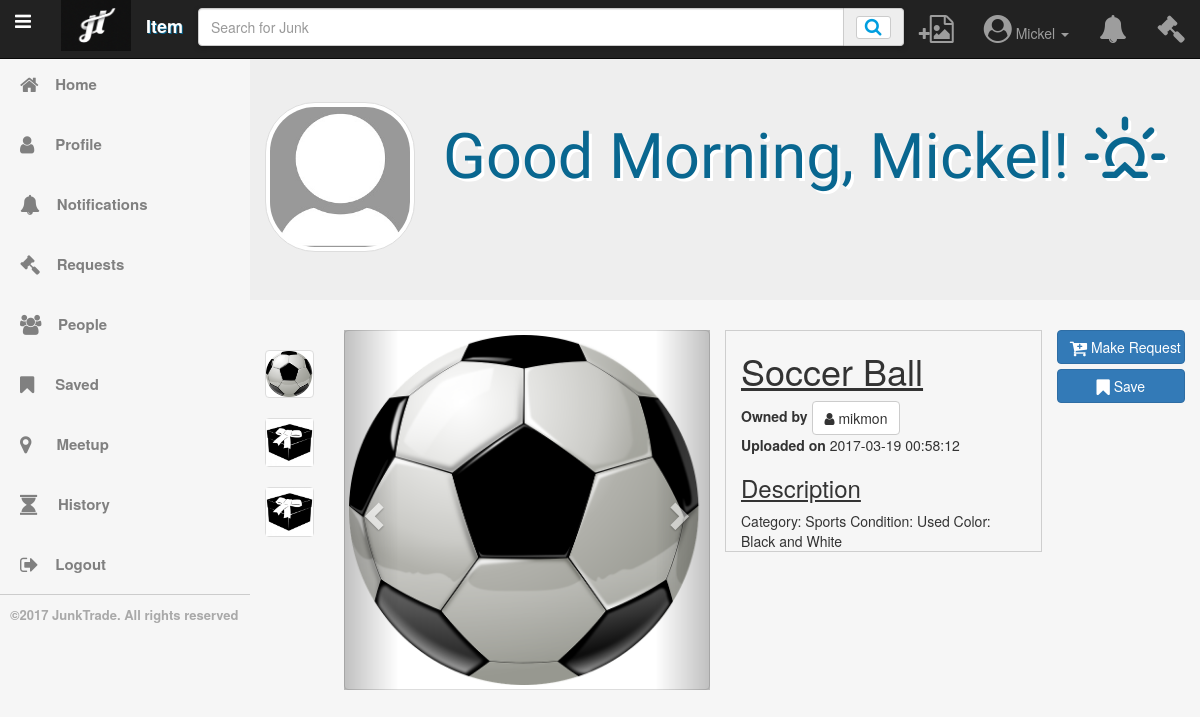
Screenshot of /templates/item.php?item=5 (signed in) with the database file from the repository.
### tables this page shows
CREATE TABLE `users` (
  `id` int(11) NOT NULL,
  `username` varchar(30) NOT NULL,
  `firstname` varchar(50) NOT NULL,
  `lastname` varchar(50) NOT NULL,
  `email` varchar(100) NOT NULL,
  `telephone` varchar(12) NOT NULL,
  `password` varchar(100) NOT NULL,
  `sQuestion` varchar(100) NOT NULL,
  `sAnswer` varchar(100) NOT NULL,
  `profilepicture` varchar(1000) DEFAULT '../img/defaultPP.jpg'
);

CREATE TABLE `items` (
  `itemid` int(11) NOT NULL,
  `itemname` varchar(50) NOT NULL,
  `itemdescription` varchar(500) NOT NULL,
  `picture` varchar(1000) NOT NULL,
  `picture2` varchar(1000) NOT NULL,
  `picture3` varchar(1000) NOT NULL,
  `uploaddate` datetime NOT NULL DEFAULT CURRENT_TIMESTAMP,
  `userid` int(11) NOT NULL,
  `views` int(11) NOT NULL DEFAULT '0'
);

### templates/item.php (the view, shortened to what this page needs)
<?php
include "../lib.php";
include "base.php";
if(isset($_GET['item'])){
    $itemid = $_GET['item'];
	$itemDetails = getItem($itemid);
    $itemId = $itemDetails['itemid'];
	$username = getUsername($itemDetails['userid']);
    $savedItem = checkItemSaved($itemId);
    $itemRequest = getItemRequestForCurrentUser($itemId);
    $itemImages = getItemImages($itemid);
}
?>
<div class ="container-fluid">
  <div class="row">
  <?php
    echo "<div class='col-lg-1 col-md-1 col-sm-12 col-xs-12'>
            <div id='slider-thumbs'>
                <ul class='hide-bullets'>
                    <li>
                        <a class='thumbnail col-lg-12 col-md-12 col-sm-4 col-xs-4' id='carousel-selector-0'>
                            <img src=\"" . $itemImages['picture'] . "\">
                        </a>
                    </li>
                    <li>
                        <a class='thumbnail col-lg-12 col-md-12 col-sm-4 col-xs-4' id='carousel-selector-1'>
                            <img src=\"" . $itemImages['picture2'] . "\">
                        </a>
                    </li>
                    <li>
                        <a class='thumbnail col-lg-12 col-md-12 col-sm-4 col-xs-4' id='carousel-selector-2'>
                            <img src=\"" . $itemImages['picture3'] . "\">
                        </a>
                    </li>
                </ul>
           </div>
        </div>";
    echo "<div class='col-lg-5 col-md-5 col-sm-12 col-xs-12' id='slider'>
            <div class='row'>
                <div class='col-sm-12' id='carousel-bounding-box'>
                    <div class='carousel slide' id='myCarousel'>
                        <div class='carousel-inner'>
                            <div class='active item' data-slide-number='0'>
                                <img src=\"" . $itemImages['picture'] . "\"  style='width:100%;' class='img-responsive img-thumbnail mx-auto'>
                            </div>
                            <div class='item' data-slide-number='1'>
                                <img src=\"" . $itemImages['picture2'] . "\" style='width:100%;' class='img-responsive img-thumbnail mx-auto'>
                            </div>
                            <div class='item' data-slide-number='2'>
                                <img src=\"" . $itemImages['picture3'] . "\" style='width:100%;' class='img-responsive img-thumbnail mx-auto'>
                            </div>
                        </div>
                        <a class='left carousel-control' href='#myCarousel' role='button' data-slide='prev'>
                            <span class='glyphicon glyphicon-chevron-left'></span>
                        </a>
                        <a class='right carousel-control' href='#myCarousel' role='button' data-slide='next'>
                            <span class='glyphicon glyphicon-chevron-right'></span>
                        </a>
                    </div>
                </div>
            </div>
        </div>";
  	echo "<div class='col-lg-4 col-md-4 col-sm-12 col-xs-12' style='border:1px solid #cecece;'>
        <h1><u>" . $itemDetails['itemname'] . "</u></h1>
  			<strong> Owned by </strong> <button type='button' class='btn btn-default' onclick=\"viewTraderProfile(".$itemDetails['userid'].")\"><i class='fa fa-user' aria-hidden='true'></i> " . $username['username'] . "</button>
        <p> <strong> Uploaded on </strong>" . $itemDetails['uploaddate'] . "</p>
  			<h3> <u> Description </u> </h3>" . $itemDetails['itemdescription'] . "</div>";
    echo "<div class='col-lg-2 col-md-2 col-sm-12 col-xs-12'>";
    if($itemRequest == null){
        echo "<button type='button' class='btn btn-primary btn-block' onclick=\"displayItemsForRequest(".$itemDetails['itemid'].")\" id='requestbtn'><i class='fa fa-cart-plus fa-lg' aria-hidden='true'></i> Make Request</button>";
    }
    if($savedItem == null || $savedItem['savedindicator'] == false){
      echo "<button type='button' class='btn btn-primary btn-block' onclick=\"addToSavedItems(".$itemDetails['itemid'].")\" id='requestbtn' data-toggle='tooltip' title='Click to Save Item' data-placement='bottom'><i class='fa fa-bookmark fa-lg' aria-hidden='true'></i> Save</button>";
    }
    else{
      echo "<button type='button' class='btn btn-success btn-block' onclick=\"removeSavedItem(".$savedItem['savedid'].")\" id='requestbtn' data-toggle='tooltip' title='Click to Unsave Item' data-placement='bottom'><i class='fa fa-check' aria-hidden='true'></i> Saved</button>";
    }
    echo "</div>";
  ?>
  </div>
</div>

### lib.php (shortened to what this page needs)
<?php
function getDBConnection(){
	try{
		$db = new mysqli("localhost","root","","peertrading");
		return $db;
	}catch(Exception $e){ }
	return null;
}
function getItemImages($itemId){
	$db = getDBConnection();
	$rec = null;
	if ($db != null){
		$sql = "SELECT  i.picture, i.picture2, i.picture3 FROM `items` i WHERE i.itemid = $itemId;";
		$res = $db->query($sql);
		if ($res){
			$rec = $res->fetch_assoc();
		}
	}
	return $rec;
}
function getUsername($val){
	$db = getDBConnection();
	$rec = null;
	if ($db != null){
		$sql = "SELECT `username`,`firstname` FROM `users` WHERE id = $val;";
		$res = $db->query($sql);
		if ($res){
			$rec = $res->fetch_assoc();
		}
	}
	return $rec;
}
function getItem($itemid){
	$db = getDBConnection();
	$rec = null;
	if ($db != NULL){
		$sql = "SELECT * FROM `items` i WHERE i.itemid = $itemid;";
		$res = $db->query($sql);
		if ($res){
			$rec= $res->fetch_assoc();
		}
	}
	return $rec;
}
function getItemRequestForCurrentUser($itemid){
	$userId = $_SESSION["id"];
	$db = getDBConnection();
	$rec = null;
	if ($db != NULL){
		$sql = "SELECT * FROM `requests` r WHERE r.item = $itemid  AND r.requester = $userId ORDER BY r.timerequested DESC LIMIT 1;";
		$res = $db->query($sql);
		if ($res){
			$rec = $res->fetch_assoc();
		}
	}
	return $rec;
}
function checkItemSaved($itemid){
	$userId = $_SESSION["id"];
	$db = getDBConnection();
	$rec = null;
	if ($db != NULL){
		$sql = "SELECT * FROM `saved` s WHERE s.itemid = $itemid AND s.userid = $userId;";
		$res = $db->query($sql);
		if ($res){
			$rec= $res->fetch_assoc();
		}
	}
	return $rec;
}
function getProfileImage($userid){
  $db = getDBConnection();
  $rec = null;
  if ($db != NULL){
    $sql = "SELECT `profilepicture` FROM `users` WHERE id = '$userid';";
    $res = $db->query($sql);
    if ($res){
      $rec= $res->fetch_assoc();
    }
  }
  $pp =  json_encode($rec['profilepicture']);
if($pp == "null"){
return "<img src=../img/defaultPP.jpg style='width:auto; height: 150px; max-width: 150px; border-radius: 50px;' class='img-responsive img-thumbnail mx-auto'>";
 }
 else{
 return "<img src= $pp style='width:auto; height: 150px; max-width: 150px; border-radius: 50px;' class='img-responsive img-thumbnail mx-auto'>";
}
}
?>

### css/main.css (style rules this page uses)
html { height: 100%; box-sizing: border-box; }
*, *:before, *:after { box-sizing: inherit; }
body { background-color: #f6f6f6; position: relative; margin: 0; padding-bottom: 6rem; padding-top: 54px; min-height: 100%; font-family: "Helvetica Neue", Arial, sans-serif; }

### templates/item.php (style rules this page uses)
.hide-bullets { list-style:none; margin-left: -40px; margin-top:20px; }
.thumbnail { padding: 0; }
.carousel-inner>.item>img, .carousel-inner>.item>a>img { width: 100%; }

### rows the page displays
users: profilepicture (placeholder picture)
items: picture (picture), picture2 (placeholder picture), picture3 (placeholder picture), itemname "Soccer Ball", uploaddate "2017-03-19 00:58:12", itemdescription "Category: Sports Condition: Used Color: Black and White"
users: username "mikmon"

### other values shown
$currentPage "Item"
$_SESSION['user'] "Mickel"
$_SESSION["user"] "Mickel"
